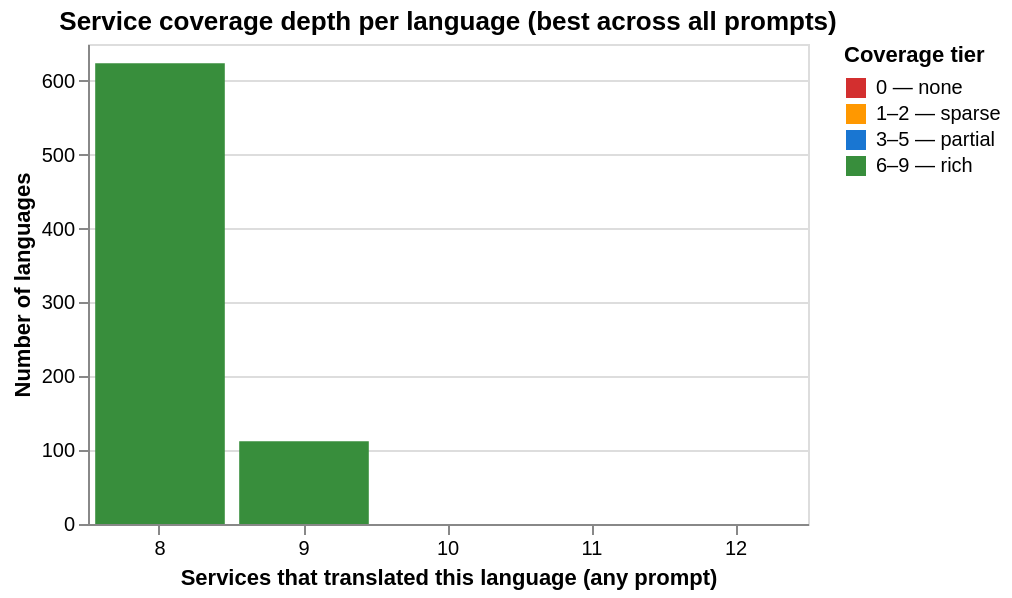

Notebook cell for this chart:
### Markdown cell above
### Coverage Depth by Language

Coverage depth counts how many services produced at least one translation for each language. I use this as a quick way to distinguish languages with rich multi-service evidence from languages where the pipeline is relying on one or two outputs. Low coverage does not automatically mean a translation is wrong, but it does mean later claims have less corroborating infrastructure behind them.

### Code cell
term = TARGET_TERMS[0]
df_all = all_dfs[term].copy()
df_all["language_family"] = df_all["language_code"].apply(get_language_family)

all_svc_cols = {**PROMPT_INVARIANT_SERVICES, **LLM_SERVICES}
svc_cols = [c for c in all_svc_cols.values() if c in df_all.columns]

# A service "covers" a language if it succeeded in at least one prompt variant
coverage = df_all.groupby("language_code")[svc_cols].agg(lambda x: x.notna().any()).reset_index()
lang_meta = df_all[["language_code", "language_name", "language_family"]].drop_duplicates("language_code")
coverage_depth = coverage.merge(lang_meta, on="language_code")
coverage_depth["n_services"] = coverage_depth[svc_cols].sum(axis=1)

TIERS = {"0 — none": (0,0), "1–2 — sparse": (1,2), "3–5 — partial": (3,5), "6–9 — rich": (6,9)}
def tier(n):
    for label, (lo, hi) in TIERS.items():
        if lo <= n <= hi: return label
    return "other"
coverage_depth["tier"] = coverage_depth["n_services"].apply(tier)

tier_order = list(TIERS.keys())
hist = alt.Chart(coverage_depth).mark_bar().encode(
    x=alt.X("n_services:O", title="Services that translated this language (any prompt)", axis=alt.Axis(labelAngle=0)),
    y=alt.Y("count():Q", title="Number of languages"),
    color=alt.Color("tier:N", sort=tier_order,
        scale=alt.Scale(domain=tier_order, range=["#d32f2f","#ff9800","#1976d2","#388e3c"]),
        title="Coverage tier"),
    tooltip=["n_services:O", "count():Q", "tier:N"],
).properties(width=360, height=240, title="Service coverage depth per language (best across all prompts)")

low_cov = coverage_depth[coverage_depth["n_services"] <= 3][
    ["language_code","language_name","language_family","n_services","tier"]
].sort_values(["n_services","language_family"]).reset_index(drop=True)

print(f"Zero coverage: {(coverage_depth['n_services']==0).sum()} | Sparse (1-3): {((coverage_depth['n_services']>=1)&(coverage_depth['n_services']<=3)).sum()}. Only sparse languages: {low_cov['language_name'].tolist()}")

hist

### Figure 1 — Vega specification as saved in the notebook (floating-point values rounded to 4 significant figures)
{"$schema": "https://vega.github.io/schema/vega/v6.json", "data": [{"name": "source_0", "values": [{"__count": 112, "__count_end": 112.0, "__count_start": 0.0, "n_services": 9, "tier": "6–9 — rich"}, {"__count": 624, "__count_end": 624.0, "__count_start": 0.0, "n_services": 8, "tier": "6–9 — rich"}, {"__count": 41, "__count_end": 41.0, "__count_start": 0.0, "n_services": 11, "tier": "other"}, {"__count": 80, "__count_end": 80.0, "__count_start": 0.0, "n_services": 10, "tier": "other"}, {"__count": 24, "__count_end": 24.0, "__count_start": 0.0, "n_services": 12, "tier": "other"}]}, {"name": "source_0_x_domain_n_services", "values": [{"n_services": 9}, {"n_services": 8}, {"n_services": 11}, {"n_services": 10}, {"n_services": 12}]}], "marks": [{"type": "rect", "name": "marks", "from": {"data": "source_0"}, "encode": {"update": {"width": {"signal": "max(0.25, bandwidth('x'))"}, "tooltip": {"signal": "{\"n_services\": isValid(datum[\"n_services\"]) ? datum[\"n_services\"] : \"\"+datum[\"n_services\"], \"Count of Records\": format(datum[\"__count\"], \"\"), \"tier\": isValid(datum[\"tier\"]) ? datum[\"tier\"] : \"\"+datum[\"tier\"]}"}, "x": {"field": "n_services", "scale": "x"}, "y": {"field": "__count_end", "scale": "y"}, "y2": {"field": "__count_start", "scale": "y"}, "fill": {"field": "tier", "scale": "color"}}}, "style": ["bar"]}], "scales": [{"name": "x", "type": "band", "domain": {"data": "source_0_x_domain_n_services", "field": "n_services", "sort": true}, "range": [0, {"signal": "width"}], "paddingOuter": 0.05, "paddingInner": 0.1}, {"name": "y", "type": "linear", "domain": {"data": "source_0", "fields": ["__count_start", "__count_end"]}, "range": [{"signal": "height"}, 0], "nice": true, "zero": true}, {"name": "color", "type": "ordinal", "domain": ["0 — none", "1–2 — sparse", "3–5 — partial", "6–9 — rich"], "range": ["#d32f2f", "#ff9800", "#1976d2", "#388e3c"]}], "axes": [{"scale": "y", "ticks": false, "minExtent": 0, "labels": false, "orient": "left", "grid": true, "aria": false, "tickCount": {"signal": "ceil(height/40)"}, "gridScale": "x", "maxExtent": 0, "zindex": 0, "domain": false}, {"scale": "x", "labelAngle": 0, "title": "Services that translated this language (any prompt)", "labelBaseline": "top", "zindex": 0, "grid": false, "orient": "bottom"}, {"scale": "y", "zindex": 0, "labelOverlap": true, "title": "Number of languages", "tickCount": {"signal": "ceil(height/40)"}, "orient": "left", "grid": false}], "title": {"text": "Service coverage depth per language (best across all prompts)", "frame": "group"}, "background": "white", "legends": [{"title": "Coverage tier", "fill": "color", "symbolType": "square"}], "height": 240, "width": 360, "style": "cell", "padding": 5}
